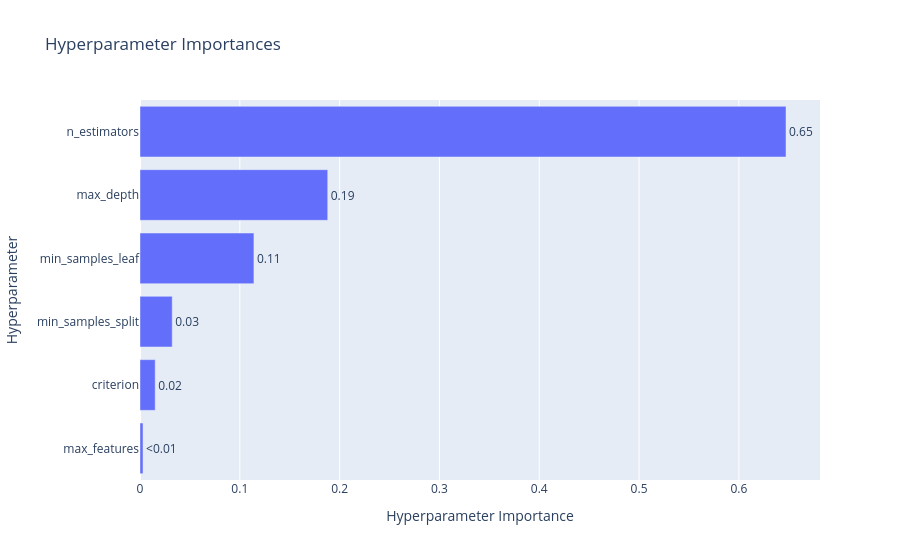
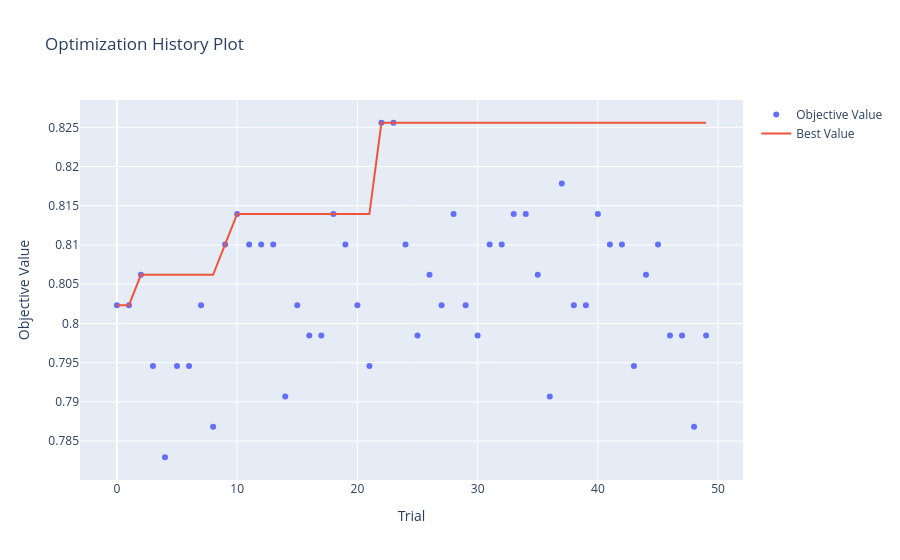

The cell these charts' notebook holds for them, in order:
### Code cell
import optuna
fig = optuna.visualization.plot_param_importances(experimento_2.study)
fig.show()

fig = optuna.visualization.plot_optimization_history(experimento_2.study)
fig.show()

### Figure 1 — Plotly figure (JSON) as saved in the notebook; plotly's stock layout.template omitted (floating-point values rounded to 4 significant figures)
{"data": [{"cliponaxis": false, "hovertemplate": ["max_features (CategoricalDistribution): 0.0030473665319906253<extra></extra>", "criterion (CategoricalDistribution): 0.015220533532668841<extra></extra>", "min_samples_split (IntDistribution): 0.032293371612425834<extra></extra>", "min_samples_leaf (IntDistribution): 0.11413944815515456<extra></extra>", "max_depth (IntDistribution): 0.18808675541376207<extra></extra>", "n_estimators (IntDistribution): 0.647212524753998<extra></extra>"], "name": "Objective Value", "orientation": "h", "text": ["<0.01", "0.02", "0.03", "0.11", "0.19", "0.65"], "textposition": "outside", "type": "bar", "x": [0.003047, 0.01522, 0.03229, 0.1141, 0.1881, 0.6472], "y": ["max_features", "criterion", "min_samples_split", "min_samples_leaf", "max_depth", "n_estimators"]}], "layout": {"title": {"text": "Hyperparameter Importances"}, "xaxis": {"title": {"text": "Hyperparameter Importance"}}, "yaxis": {"title": {"text": "Hyperparameter"}}}}

### Figure 2 — Plotly figure (JSON) as saved in the notebook; plotly's stock layout.template omitted (floating-point values rounded to 4 significant figures)
{"data": [{"mode": "markers", "name": "Objective Value", "type": "scatter", "x": [0, 1, 2, 3, 4, 5, 6, 7, 8, 9, 10, 11, 12, 13, 14, 15, 16, 17, 18, 19, 20, 21, 22, 23, 24, 25, 26, 27, 28, 29, 30, 31, 32, 33, 34, 35, 36, 37, 38, 39, 40, 41, 42, 43, 44, 45, 46, 47, 48, 49], "y": [0.8023, 0.8023, 0.8062, 0.7946, 0.7829, 0.7946, 0.7946, 0.8023, 0.7868, 0.8101, 0.814, 0.8101, 0.8101, 0.8101, 0.7907, 0.8023, 0.7984, 0.7984, 0.814, 0.8101, 0.8023, 0.7946, 0.8256, 0.8256, 0.8101, 0.7984, 0.8062, 0.8023, 0.814, 0.8023, 0.7984, 0.8101, 0.8101, 0.814, 0.814, 0.8062, 0.7907, 0.8178, 0.8023, 0.8023, 0.814, 0.8101, 0.8101, 0.7946, 0.8062, 0.8101, 0.7984, 0.7984, 0.7868, 0.7984]}, {"mode": "lines", "name": "Best Value", "type": "scatter", "x": [0, 1, 2, 3, 4, 5, 6, 7, 8, 9, 10, 11, 12, 13, 14, 15, 16, 17, 18, 19, 20, 21, 22, 23, 24, 25, 26, 27, 28, 29, 30, 31, 32, 33, 34, 35, 36, 37, 38, 39, 40, 41, 42, 43, 44, 45, 46, 47, 48, 49], "y": [0.8023, 0.8023, 0.8062, 0.8062, 0.8062, 0.8062, 0.8062, 0.8062, 0.8062, 0.8101, 0.814, 0.814, 0.814, 0.814, 0.814, 0.814, 0.814, 0.814, 0.814, 0.814, 0.814, 0.814, 0.8256, 0.8256, 0.8256, 0.8256, 0.8256, 0.8256, 0.8256, 0.8256, 0.8256, 0.8256, 0.8256, 0.8256, 0.8256, 0.8256, 0.8256, 0.8256, 0.8256, 0.8256, 0.8256, 0.8256, 0.8256, 0.8256, 0.8256, 0.8256, 0.8256, 0.8256, 0.8256, 0.8256]}, {"marker": {"color": "#cccccc"}, "mode": "markers", "name": "Infeasible Trial", "showlegend": false, "type": "scatter", "x": [], "y": []}], "layout": {"title": {"text": "Optimization History Plot"}, "xaxis": {"title": {"text": "Trial"}}, "yaxis": {"title": {"text": "Objective Value"}}}}
